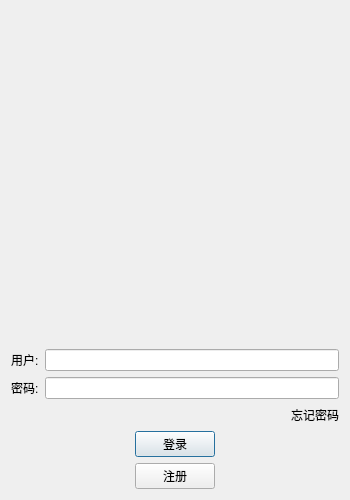
<?xml version="1.0" encoding="UTF-8"?>
<ui version="4.0">
 <class>LoginDialog</class>
 <widget class="QDialog" name="LoginDialog">
  <property name="geometry">
   <rect>
    <x>0</x>
    <y>0</y>
    <width>350</width>
    <height>500</height>
   </rect>
  </property>
  <property name="minimumSize">
   <size>
    <width>350</width>
    <height>500</height>
   </size>
  </property>
  <property name="maximumSize">
   <size>
    <width>350</width>
    <height>500</height>
   </size>
  </property>
  <property name="windowTitle">
   <string>Dialog</string>
  </property>
  <layout class="QVBoxLayout" name="verticalLayout_2">
   <item>
    <layout class="QVBoxLayout" name="verticalLayout">
     <item>
      <widget class="QWidget" name="widget" native="true">
       <layout class="QGridLayout" name="gridLayout">
        <item row="2" column="0">
         <spacer name="verticalSpacer_2">
          <property name="orientation">
           <enum>Qt::Orientation::Vertical</enum>
          </property>
          <property name="sizeHint" stdset="0">
           <size>
            <width>20</width>
            <height>40</height>
           </size>
          </property>
         </spacer>
        </item>
        <item row="1" column="0">
         <widget class="QLabel" name="label">
          <property name="text">
           <string/>
          </property>
          <property name="pixmap">
           <pixmap resource="rc.qrc">:/res/zwb.jpg</pixmap>
          </property>
          <property name="scaledContents">
           <bool>false</bool>
          </property>
          <property name="alignment">
           <set>Qt::AlignmentFlag::AlignCenter</set>
          </property>
         </widget>
        </item>
        <item row="0" column="0">
         <spacer name="verticalSpacer_3">
          <property name="orientation">
           <enum>Qt::Orientation::Vertical</enum>
          </property>
          <property name="sizeHint" stdset="0">
           <size>
            <width>20</width>
            <height>40</height>
           </size>
          </property>
         </spacer>
        </item>
       </layout>
      </widget>
     </item>
     <item>
      <layout class="QHBoxLayout" name="horizontalLayout">
       <item>
        <widget class="QLabel" name="user_label">
         <property name="maximumSize">
          <size>
           <width>16777215</width>
           <height>25</height>
          </size>
         </property>
         <property name="text">
          <string>用户:</string>
         </property>
        </widget>
       </item>
       <item>
        <widget class="QLineEdit" name="user_edit">
         <property name="maximumSize">
          <size>
           <width>16777215</width>
           <height>25</height>
          </size>
         </property>
        </widget>
       </item>
      </layout>
     </item>
     <item>
      <layout class="QHBoxLayout" name="horizontalLayout_2">
       <item>
        <widget class="QLabel" name="password_label">
         <property name="maximumSize">
          <size>
           <width>16777215</width>
           <height>25</height>
          </size>
         </property>
         <property name="text">
          <string>密码:</string>
         </property>
        </widget>
       </item>
       <item>
        <widget class="QLineEdit" name="password_edit">
         <property name="maximumSize">
          <size>
           <width>16777215</width>
           <height>25</height>
          </size>
         </property>
        </widget>
       </item>
      </layout>
     </item>
     <item>
      <layout class="QHBoxLayout" name="horizontalLayout_3">
       <item>
        <spacer name="horizontalSpacer">
         <property name="orientation">
          <enum>Qt::Orientation::Horizontal</enum>
         </property>
         <property name="sizeHint" stdset="0">
          <size>
           <width>40</width>
           <height>20</height>
          </size>
         </property>
        </spacer>
       </item>
       <item>
        <widget class="QLabel" name="forget_password">
         <property name="maximumSize">
          <size>
           <width>16777215</width>
           <height>25</height>
          </size>
         </property>
         <property name="text">
          <string>忘记密码</string>
         </property>
         <property name="alignment">
          <set>Qt::AlignmentFlag::AlignRight|Qt::AlignmentFlag::AlignTrailing|Qt::AlignmentFlag::AlignVCenter</set>
         </property>
        </widget>
       </item>
      </layout>
     </item>
     <item>
      <layout class="QHBoxLayout" name="horizontalLayout_4">
       <item>
        <spacer name="horizontalSpacer_2">
         <property name="orientation">
          <enum>Qt::Orientation::Horizontal</enum>
         </property>
         <property name="sizeHint" stdset="0">
          <size>
           <width>40</width>
           <height>20</height>
          </size>
         </property>
        </spacer>
       </item>
       <item>
        <widget class="QPushButton" name="login">
         <property name="minimumSize">
          <size>
           <width>0</width>
           <height>0</height>
          </size>
         </property>
         <property name="maximumSize">
          <size>
           <width>200</width>
           <height>40</height>
          </size>
         </property>
         <property name="text">
          <string>登录</string>
         </property>
        </widget>
       </item>
       <item>
        <spacer name="horizontalSpacer_3">
         <property name="orientation">
          <enum>Qt::Orientation::Horizontal</enum>
         </property>
         <property name="sizeHint" stdset="0">
          <size>
           <width>40</width>
           <height>20</height>
          </size>
         </property>
        </spacer>
       </item>
      </layout>
     </item>
     <item>
      <layout class="QHBoxLayout" name="horizontalLayout_5">
       <item>
        <spacer name="horizontalSpacer_4">
         <property name="orientation">
          <enum>Qt::Orientation::Horizontal</enum>
         </property>
         <property name="sizeHint" stdset="0">
          <size>
           <width>40</width>
           <height>20</height>
          </size>
         </property>
        </spacer>
       </item>
       <item>
        <widget class="QPushButton" name="register_2">
         <property name="maximumSize">
          <size>
           <width>200</width>
           <height>40</height>
          </size>
         </property>
         <property name="text">
          <string>注册</string>
         </property>
        </widget>
       </item>
       <item>
        <spacer name="horizontalSpacer_5">
         <property name="orientation">
          <enum>Qt::Orientation::Horizontal</enum>
         </property>
         <property name="sizeHint" stdset="0">
          <size>
           <width>40</width>
           <height>20</height>
          </size>
         </property>
        </spacer>
       </item>
      </layout>
     </item>
    </layout>
   </item>
  </layout>
 </widget>
 <resources>
  <include location="rc.qrc"/>
 </resources>
 <connections/>
</ui>
